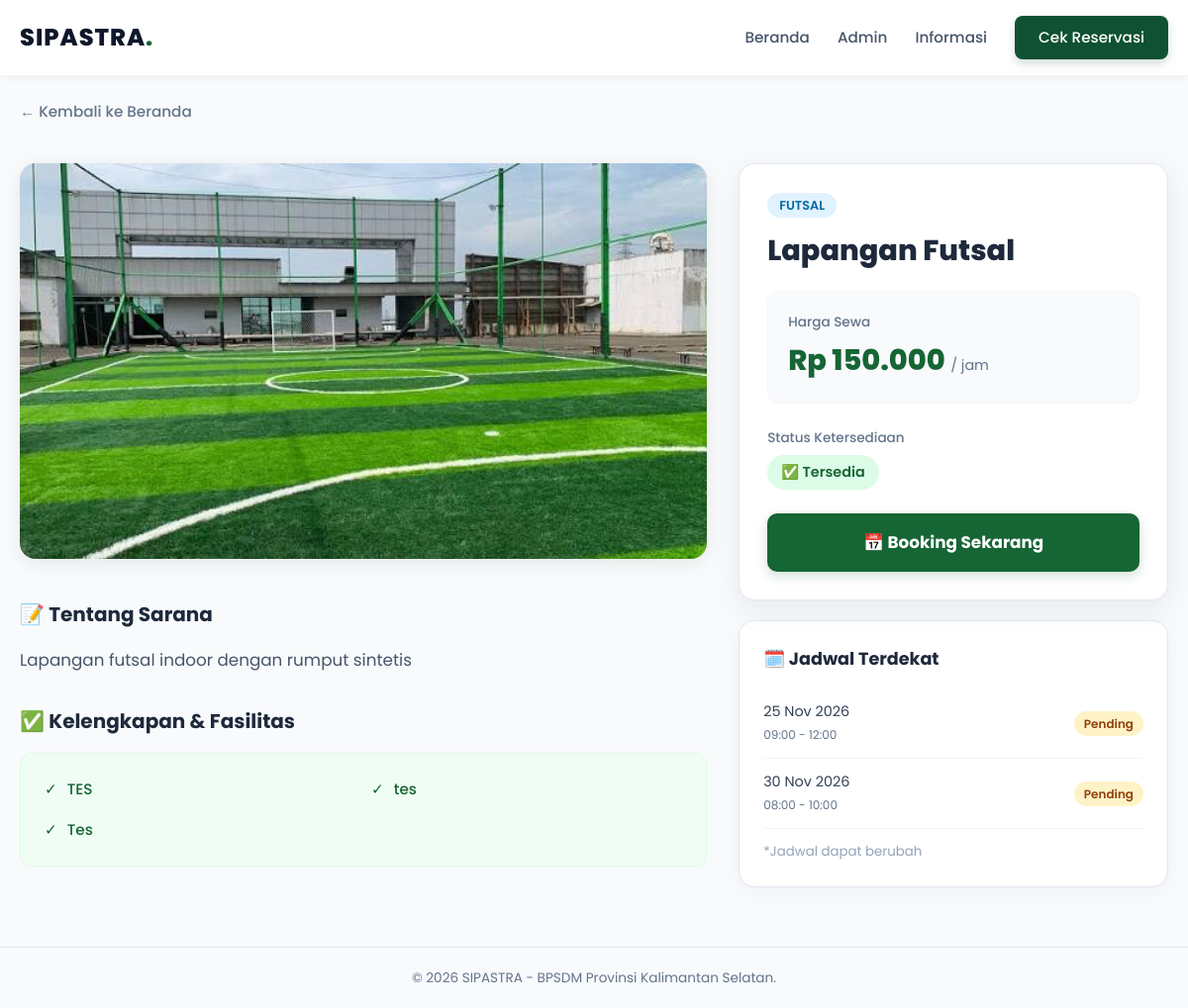
The page /pages/detail_sarana.php?slug=lapangan-futsal on the database its author committed.
### tables this page shows
CREATE TABLE `sarana` (
  `id` int(11) NOT NULL,
  `nama` varchar(100) NOT NULL,
  `slug` varchar(150) DEFAULT NULL,
  `jenis` varchar(50) DEFAULT NULL,
  `deskripsi` text DEFAULT NULL,
  `kelengkapan` text DEFAULT NULL,
  `harga_per_jam` decimal(12,2) NOT NULL,
  `gambar` varchar(255) DEFAULT NULL,
  `galeri` text DEFAULT NULL,
  `status` enum('tersedia','maintenance') DEFAULT 'tersedia',
  `created_at` timestamp NOT NULL DEFAULT current_timestamp()
);

CREATE TABLE `booking` (
  `id` int(11) NOT NULL,
  `kode_booking` varchar(20) NOT NULL,
  `sarana_id` int(11) NOT NULL,
  `nama_penyewa` varchar(100) NOT NULL,
  `no_hp` varchar(20) NOT NULL,
  `email` varchar(100) DEFAULT NULL,
  `instansi` varchar(150) DEFAULT NULL,
  `tanggal` date NOT NULL,
  `jam_mulai` time NOT NULL,
  `jam_selesai` time NOT NULL,
  `durasi_jam` int(11) NOT NULL,
  `harga_per_jam` decimal(12,2) NOT NULL,
  `subtotal` decimal(12,2) NOT NULL,
  `diskon_id` int(11) DEFAULT NULL,
  `diskon_persen` decimal(5,2) DEFAULT 0.00,
  `total_bayar` decimal(12,2) NOT NULL,
  `metode_pembayaran` enum('qris','transfer') DEFAULT NULL,
  `status_pembayaran` enum('belum_bayar','menunggu_verifikasi','berhasil','gagal') DEFAULT 'belum_bayar',
  `bukti_transfer` varchar(255) DEFAULT NULL,
  `catatan_pembayaran` text DEFAULT NULL,
  `verified_payment_by` int(11) DEFAULT NULL,
  `verified_payment_at` datetime DEFAULT NULL,
  `status` enum('pending','terverifikasi','ditolak','selesai','batal') DEFAULT 'pending',
  `kode_gambar` varchar(255) DEFAULT NULL,
  `catatan_petugas` text DEFAULT NULL,
  `verified_by` int(11) DEFAULT NULL,
  `verified_at` datetime DEFAULT NULL,
  `created_at` timestamp NOT NULL DEFAULT current_timestamp()
);

### includes/functions.php (called while the page is built, shortened)
<?php
function e($str) { return htmlspecialchars($str ?? '', ENT_QUOTES, 'UTF-8'); }

### pages/detail_sarana.php (the view, shortened to what this page needs)
<?php
require_once __DIR__ . '/../includes/auth.php';
$slug = trim($_GET['slug'] ?? '');
if ($slug === '') {
    $id = (int)($_GET['id'] ?? 0);
    if ($id) {
        $stmt = $conn->prepare("SELECT * FROM sarana WHERE id = ?");
        $stmt->bind_param('i', $id);
    } else {
        redirect(BASE_URL . '/index.php');
    }
} else {
    $stmt = $conn->prepare("SELECT * FROM sarana WHERE slug = ?");
    $stmt->bind_param('s', $slug);
}
$stmt->execute();
$s = $stmt->get_result()->fetch_assoc();
$kelengkapanList = [];
if (!empty($s['kelengkapan'])) {
    foreach (preg_split('/\r\n|\r|\n/', $s['kelengkapan']) as $line) {
        $line = trim($line);
        if ($line !== '') $kelengkapanList[] = $line;
    }
}
$bookings = $conn->query("
    SELECT tanggal, jam_mulai, jam_selesai, status
    FROM booking
    WHERE sarana_id = {$s['id']}
      AND status IN ('pending','terverifikasi')
      AND tanggal >= CURDATE()
    ORDER BY tanggal ASC, jam_mulai ASC
    LIMIT 5
");
?>
<!DOCTYPE html>
<html lang="id">
<head>
<link rel="stylesheet" href="<?= BASE_URL ?>/assets/css/style.css">
<link rel="stylesheet" href="<?= BASE_URL ?>/assets/css/landing.css">
</head>
<body class="landing-body">
<nav class="landing-navbar">
  <div class="landing-container nav-inner">
    <a href="<?= BASE_URL ?>/index.php" class="brand-logo">
      SIPASTRA<span>.</span>
    </a>
    <div class="nav-links" id="navLinks">
      <a href="<?= BASE_URL ?>/index.php#beranda">Beranda</a>
      <a href="<?= BASE_URL ?>/pages/login.php">Admin</a>
      <a href="<?= BASE_URL ?>/pages/informasi.php">Informasi</a>
      <a href="<?= BASE_URL ?>/pages/cek_booking.php" class="btn-cek-reservasi">Cek Reservasi</a>
    </div>
  </div>
</nav>
<div class="detail-wrapper">
  <a href="<?= BASE_URL ?>/index.php" class="back-link">← Kembali ke Beranda</a>
  <div class="detail-grid">
    <div>
      <?php if ($s['gambar']): ?>
        <img src="<?= BASE_URL ?>/assets/img/sarana/<?= e($s['gambar']) ?>" class="main-image" alt="<?= e($s['nama']) ?>">
      <?php else: ?>
        <div class="no-image">📷 Belum ada foto</div>
      <?php endif; ?>
      <?php if (!empty($s['deskripsi'])): ?>
        <h3 class="section-title">📝 Tentang Sarana</h3>
        <p class="desc-text"><?= nl2br(e($s['deskripsi'])) ?></p>
      <?php endif; ?>
      <?php if ($kelengkapanList): ?>
        <h3 class="section-title">✅ Kelengkapan & Fasilitas</h3>
        <div class="fasilitas-box">
          <ul class="fasilitas-list">
            <?php foreach ($kelengkapanList as $k): ?>
              <li><span>✓</span> <?= e($k) ?></li>
            <?php endforeach; ?>
          </ul>
        </div>
      <?php endif; ?>
    </div>
    <div>
      <div class="booking-card">
        <span class="badge-jenis"><?= e($s['jenis']) ?></span>
        <h1 class="sarana-title"><?= e($s['nama']) ?></h1>
        <div class="price-box">
          <div class="price-label">Harga Sewa</div>
          <div class="price-value">
            Rp <?= number_format($s['harga_per_jam'],0,',','.') ?>
            <span>/ jam</span>
          </div>
        </div>
        <div class="status-box">
          <div class="status-label">Status Ketersediaan</div>
          <span class="status-badge <?= $s['status']==='tersedia' ? 'status-tersedia' : 'status-maintenance' ?>">
            <?= $s['status']==='tersedia' ? '✅ Tersedia' : '🔧 Sedang Maintenance' ?>
          </span>
        </div>
        <?php if ($s['status'] === 'tersedia'): ?>
          <a href="booking.php?sarana_id=<?= $s['id'] ?>" class="btn-booking">
            📅 Booking Sekarang
          </a>
        <?php else: ?>
          <button class="btn-booking btn-disabled" disabled>
            🔧 Tidak Tersedia
          </button>
        <?php endif; ?>
      </div>
      <?php if ($bookings && $bookings->num_rows > 0): ?>
        <div class="jadwal-card">
          <h4>🗓️ Jadwal Terdekat</h4>
          <table class="jadwal-table">
            <?php while ($b = $bookings->fetch_assoc()): ?>
              <tr>
                <td>
                  <?= date('d M Y', strtotime($b['tanggal'])) ?><br>
                  <small style="color:#64748b;">
                    <?= substr($b['jam_mulai'],0,5) ?> - <?= substr($b['jam_selesai'],0,5) ?>
                  </small>
                </td>
                <td>
                  <span class="jadwal-badge <?= $b['status']==='terverifikasi'?'jadwal-terisi':'jadwal-pending' ?>">
                    <?= $b['status']==='terverifikasi' ? 'Terisi' : 'Pending' ?>
                  </span>
                </td>
              </tr>
            <?php endwhile; ?>
          </table>
          <small style="color:#94a3b8; display:block; margin-top:12px;">*Jadwal dapat berubah</small>
        </div>
      <?php endif; ?>
    </div>
  </div>
</div>
<footer style="text-align:center; padding:20px; background:#f8fafc; color:#64748b; font-size:.85rem; border-top:1px solid #e2e8f0;">
  &copy; <?= date('Y') ?> SIPASTRA - BPSDM Provinsi Kalimantan Selatan.
</footer>
</body>
</html>

### assets/css/style.css (style rules this page uses)
:root { --primary:#166534; --primary-dark:#14532d; --accent:#facc15; --bg:#f8fafc; --card:#ffffff; --text:#0f172a; --muted:#64748b; --border:#e2e8f0; --danger:#dc2626; --success:#16a34a; --warning:#f59e0b; }
* { box-sizing:border-box;margin:0;padding:0; }
body { font-family:'Segoe UI',system-ui,sans-serif;background:var(--bg);color:var(--text);line-height:1.6; }
a { color:var(--primary);text-decoration:none; }

### assets/css/landing.css (style rules this page uses)
.landing-body { font-family: 'Poppins', 'Segoe UI', sans-serif; margin: 0; padding: 0; background-color: #f8fafc; color: #334155; }
.landing-container { max-width: 1200px; margin: 0 auto; padding: 0 20px; }
.landing-navbar { position: fixed; top: 0; left: 0; right: 0; z-index: 1000; padding: 16px 0; background: rgba(255, 255, 255, 0.95); backdrop-filter: blur(10px); box-shadow: 0 2px 10px rgba(0, 0, 0, 0.05); transition: all 0.3s ease; }
.nav-inner { display: flex; justify-content: space-between; align-items: center; }
.brand-logo { font-size: 1.5rem; font-weight: 800; color: #0f172a; text-decoration: none; letter-spacing: 1px; }
.brand-logo span { color: #166534; }
.nav-links { display: flex; align-items: center; gap: 28px; }
.nav-links a { text-decoration: none; color: #475569; font-weight: 500; font-size: 0.95rem; transition: 0.2s; }
.btn-cek-reservasi { background-color: #0f5132; color: #ffffff !important; padding: 10px 24px; border-radius: 8px; font-weight: 600; box-shadow: 0 4px 10px rgba(15, 81, 50, 0.2); }

### pages/detail_sarana.php (style rules this page uses)
.detail-wrapper { padding: 100px 20px 60px 20px; max-width: 1200px; margin: 0 auto; }
.detail-grid { display: grid; grid-template-columns: 1.6fr 1fr; gap: 32px; margin-top: 20px; }
.back-link { display: inline-block; color: #64748b; text-decoration: none; font-size: 0.95rem; margin-bottom: 20px; font-weight: 500; transition: 0.2s; }
.main-image { width: 100%; height: 400px; object-fit: cover; border-radius: 16px; box-shadow: 0 4px 20px rgba(0,0,0,.08); }
.section-title { font-size: 1.25rem; color: #1e293b; font-weight: 700; margin: 32px 0 16px 0; }
.desc-text { color: #475569; line-height: 1.7; font-size: 1.05rem; }
.fasilitas-box { background: #f0fdf4; border-radius: 12px; padding: 24px; border: 1px solid #dcfce7; }
.fasilitas-list { list-style: none; padding: 0; margin: 0; display: grid; grid-template-columns: 1fr 1fr; gap: 16px; }
.fasilitas-list li { display: flex; align-items: flex-start; gap: 10px; color: #166534; font-size: 0.95rem; font-weight: 500; }
.booking-card { background: #ffffff; padding: 28px; border-radius: 16px; box-shadow: 0 8px 30px rgba(0,0,0,.08); border: 1px solid #e2e8f0; position: sticky; top: 100px; }
.badge-jenis { font-size: 0.8rem; background: #e0f2fe; color: #0369a1; padding: 4px 12px; border-radius: 20px; font-weight: 600; text-transform: uppercase; }
.sarana-title { margin: 16px 0 8px 0; font-size: 1.8rem; color: #1e293b; font-weight: 800; line-height: 1.2; }
.price-box { margin: 24px 0; padding: 20px; background: #f8fafc; border-radius: 12px; border: 1px solid #f1f5f9; }
.price-label { font-size: 0.85rem; color: #64748b; font-weight: 500; }
.price-value { font-size: 1.8rem; font-weight: 800; color: #166534; margin-top: 4px; }
.price-value span { font-size: 0.9rem; color: #64748b; font-weight: 400; }
.status-box { margin: 16px 0 24px 0; }
.status-label { font-size: 0.85rem; color: #64748b; margin-bottom: 6px; font-weight: 500; }
.status-badge { display: inline-block; padding: 6px 14px; border-radius: 20px; font-size: 0.9rem; font-weight: 600; }
.status-tersedia { background: #dcfce7; color: #166534; }
.btn-booking { display: block; width: 100%; text-align: center; background: #166534; color: #ffffff; padding: 16px; font-size: 1.05rem; font-weight: 700; border-radius: 10px; text-decoration: none; transition: 0.2s; box-shadow: 0 4px 12px rgba(22,101,52,.2); }
.jadwal-card { background: #ffffff; padding: 24px; border-radius: 16px; box-shadow: 0 4px 20px rgba(0,0,0,.04); border: 1px solid #e2e8f0; margin-top: 20px; }
.jadwal-card h4 { margin: 0 0 16px 0; color: #1e293b; font-weight: 700; font-size: 1.1rem; }
.jadwal-table { width: 100%; border-collapse: collapse; font-size: 0.9rem; }
.jadwal-table tr { border-bottom: 1px solid #f1f5f9; }
.jadwal-table td { padding: 12px 0; color: #334155; }
.jadwal-table td:last-child { text-align: right; }
.jadwal-badge { font-size: 0.75rem; padding: 4px 10px; border-radius: 20px; font-weight: 600; }
.jadwal-pending { background: #fef3c7; color: #92400e; }

### rows shown on the page
sarana: gambar (picture), deskripsi "Lapangan futsal indoor dengan rumput sintetis", jenis "FUTSAL", nama "Lapangan Futsal", harga_per_jam "150.000"
booking: tanggal "25 Nov 2026", jam_mulai "09:00", jam_selesai "12:00", status "Pending"
booking: tanggal "30 Nov 2026", jam_mulai "08:00", jam_selesai "10:00", status "Pending"

### other values the page prints
$k "TES"
$k "tes"
$k "Tes"
